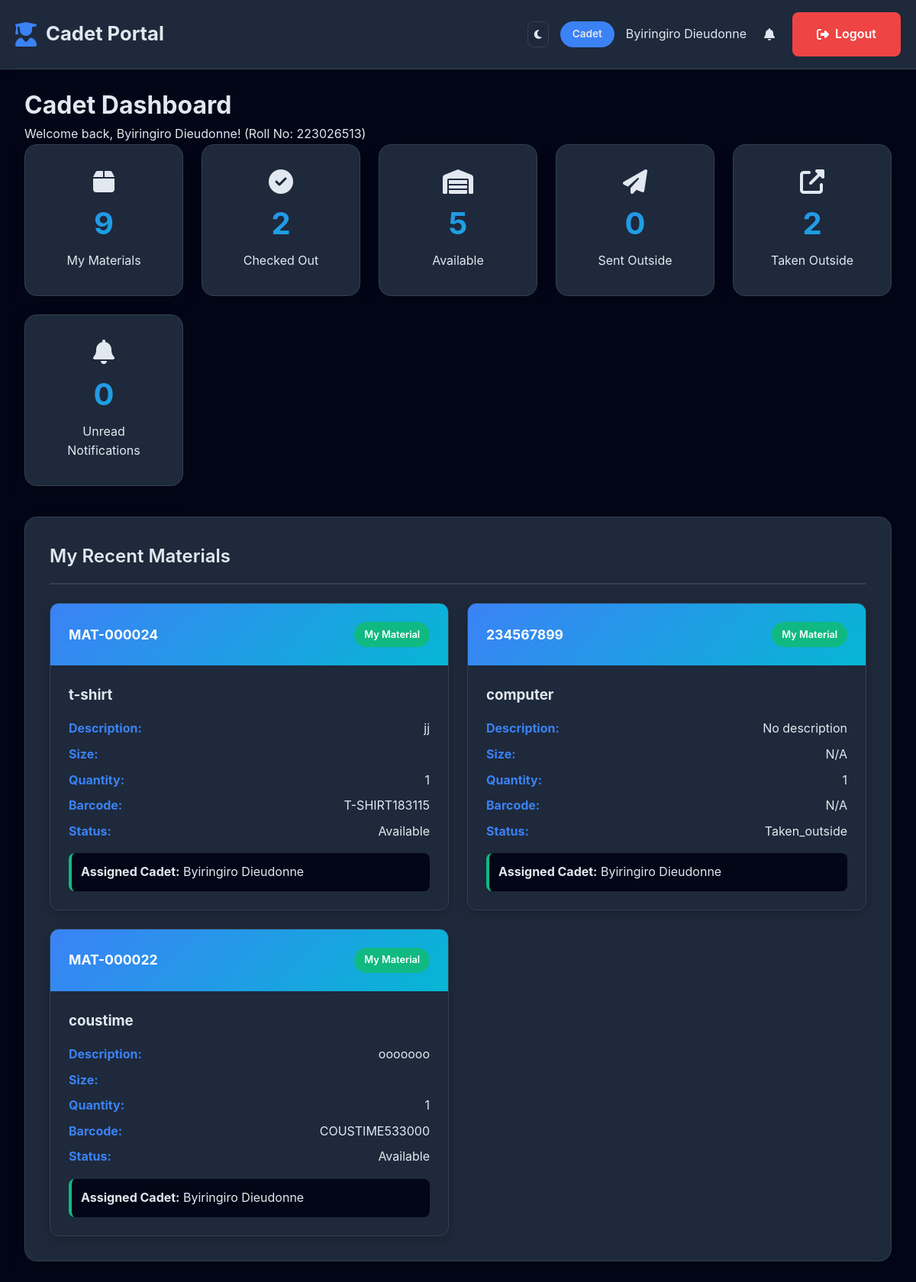
Page /materials/student-dashboard.php (signed in) on the committed database.
### tables this page shows
CREATE TABLE `cadet` (
  `fname` varchar(255) DEFAULT NULL,
  `lname` varchar(255) DEFAULT NULL,
  `email` varchar(255) DEFAULT NULL,
  `joindate` date DEFAULT NULL,
  `rollno` int(11) DEFAULT NULL,
  `company` varchar(255) DEFAULT NULL,
  `platoon` varchar(255) DEFAULT NULL,
  `gender` varchar(255) DEFAULT NULL,
  `number` varchar(255) DEFAULT NULL,
  `parentsname` varchar(255) DEFAULT NULL,
  `parentsno` varchar(255) DEFAULT NULL,
  `dateofbirth` date DEFAULT NULL,
  `bloodgrp` varchar(255) DEFAULT NULL,
  `address` varchar(255) DEFAULT NULL,
  `profile_image` varchar(255) DEFAULT NULL,
  `cadetid` int(11) NOT NULL,
  `intake_name` varchar(255) DEFAULT NULL,
  `stubackground` varchar(255) DEFAULT NULL,
  `rank` varchar(50) DEFAULT NULL,
  `country` varchar(50) DEFAULT NULL,
  `course_title` varchar(100) DEFAULT NULL,
  `course_id_no` int(11) DEFAULT NULL,
  `assessment_date` date DEFAULT NULL,
  `academicp` varchar(255) DEFAULT NULL,
  `physicalp` varchar(255) DEFAULT NULL,
  `pnotes` text DEFAULT NULL,
  `cnotes` text DEFAULT NULL,
  `onotes` text DEFAULT NULL,
  `password` varchar(255) NOT NULL
);

CREATE TABLE `materials` (
  `material_id` int(11) NOT NULL,
  `material_code` varchar(20) NOT NULL,
  `name` varchar(100) NOT NULL,
  `description` text DEFAULT NULL,
  `size` varchar(50) DEFAULT NULL,
  `quantity` int(11) DEFAULT 1,
  `barcode` varchar(100) DEFAULT NULL,
  `status` enum('available','checked_out','outside_institution','taken_outside') DEFAULT 'available',
  `location` varchar(100) DEFAULT NULL,
  `supplier_id` int(11) DEFAULT NULL,
  `supplier_name` varchar(255) DEFAULT NULL,
  `supplier_contact` varchar(20) DEFAULT NULL,
  `supplier_email` varchar(100) DEFAULT NULL,
  `registered_date` timestamp NOT NULL DEFAULT current_timestamp(),
  `registered_by` varchar(100) DEFAULT NULL,
  `registered_contact` varchar(100) DEFAULT NULL,
  `notes` text DEFAULT NULL,
  `telephone` varchar(15) DEFAULT NULL,
  `receiver_name` varchar(255) DEFAULT NULL,
  `category` varchar(255) DEFAULT NULL,
  `current_location` enum('in_stock','with_cadet','outside_institution') DEFAULT 'in_stock',
  `cadet_id` int(11) DEFAULT NULL,
  `sent_to_person` varchar(255) DEFAULT NULL,
  `sent_to_contact` varchar(20) DEFAULT NULL,
  `reason` varchar(100) DEFAULT NULL,
  `sent_date` date DEFAULT NULL,
  `taken_date` datetime DEFAULT NULL,
  `external_notes` text DEFAULT NULL,
  `checkout_date` datetime DEFAULT NULL
);

### materials/student-dashboard.php (the view, shortened to what this page needs)
<?php
$database = new Database();
$conn = $database->getConnection();
$cadet_id = $_SESSION['user_id'];
$stmt = $conn->prepare("SELECT * FROM cadet WHERE cadetid = ?");
$stmt->execute([$cadet_id]);
$cadet = $stmt->fetch(PDO::FETCH_ASSOC);
try {
    $unread_count_query = $conn->prepare("SELECT COUNT(*) as count FROM notification WHERE cadet_id = ? AND is_read = 0");
    $unread_count_query->execute([$cadet_id]);
    $unread_count = $unread_count_query->fetch(PDO::FETCH_ASSOC)['count'];
} catch (PDOException $e) {
    $unread_count = 0;
}
try {
    $assigned_stmt = $conn->prepare("
        SELECT m.*, c.fname, c.lname
        FROM materials m
        LEFT JOIN cadet c ON m.telephone = c.number
        WHERE m.telephone = ?
        ORDER BY m.registered_date DESC
    ");
    $assigned_stmt->execute([$cadet['number']]);
    $assigned_materials = $assigned_stmt->fetchAll(PDO::FETCH_ASSOC);
} catch (PDOException $e) {
    $assigned_materials = [];
}
try {
    $checked_out_stmt = $conn->prepare("
        SELECT m.*, c.fname, c.lname
        FROM materials m
        LEFT JOIN cadet c ON m.telephone = c.number
        WHERE m.status = 'checked_out' AND m.telephone = ?
        ORDER BY m.registered_date DESC
    ");
    $checked_out_stmt->execute([$cadet['number']]);
    $checked_out_materials = $checked_out_stmt->fetchAll(PDO::FETCH_ASSOC);
} catch (PDOException $e) {
    $checked_out_materials = [];
}
try {
    $available_stmt = $conn->prepare("
        SELECT m.*, c.fname, c.lname
        FROM materials m
        LEFT JOIN cadet c ON m.telephone = c.number
        WHERE m.status = 'available'
        AND m.telephone = ?
        ORDER BY m.registered_date DESC
    ");
    $available_stmt->execute([$cadet['number']]);
    $available_materials = $available_stmt->fetchAll(PDO::FETCH_ASSOC);
} catch (PDOException $e) {
    $available_materials = [];
}
try {
    $sent_outside_stmt = $conn->prepare("
        SELECT m.*, c.fname, c.lname
        FROM materials m
        LEFT JOIN cadet c ON m.telephone = c.number
        WHERE m.status = 'outside_institution'
        AND m.telephone = ?
        ORDER BY m.sent_date DESC
    ");
    $sent_outside_stmt->execute([$cadet['number']]);
    $sent_outside_materials = $sent_outside_stmt->fetchAll(PDO::FETCH_ASSOC);
} catch (PDOException $e) {
    $sent_outside_materials = [];
}
try {
    $taken_outside_stmt = $conn->prepare("
        SELECT m.*, c.fname, c.lname
        FROM materials m
        LEFT JOIN cadet c ON m.telephone = c.number
        WHERE m.status = 'taken_outside'
        AND m.telephone = ?
        ORDER BY m.taken_date DESC, m.sent_date DESC
    ");
    $taken_outside_stmt->execute([$cadet['number']]);
    $taken_outside_materials = $taken_outside_stmt->fetchAll(PDO::FETCH_ASSOC);
} catch (PDOException $e) {
    $taken_outside_materials = [];
}
$total_assigned = count($assigned_materials);
$total_checked_out = count($checked_out_materials);
$total_available = count($available_materials);
$total_sent_outside = count($sent_outside_materials);
$total_taken_outside = count($taken_outside_materials);
?>
<!DOCTYPE html>
<html lang="en">
<head>
    <link rel="stylesheet" href="https://cdnjs.cloudflare.com/ajax/libs/font-awesome/6.4.0/css/all.min.css">
</head>
<body>
    <header>
        <div class="header-content">
            <div class="logo">
                <i class="fas fa-user-graduate"></i>
                <span>Cadet Portal</span>
            </div>
            <div class="header-actions">
                <button class="theme-toggle" id="themeToggle">
                    <i class="fas fa-moon"></i>
                </button>
                <span class="user-role">Cadet</span>
                <span><?php echo htmlspecialchars($cadet['fname'] . ' ' . $cadet['lname']); ?></span>
                <div class="notification-wrapper">
                    <a href="#" class="notification-toggle" id="notificationToggle" style="color: var(--text-color); text-decoration: none; padding: 0.5rem; display: flex; align-items: center; gap: 8px;">
                        <i class="fas fa-bell"></i>
                    </a>
                </div>
                <a href="logout.php" class="btn btn-danger">
                    <i class="fas fa-sign-out-alt"></i> Logout
                </a>
            </div>
        </div>
    </header>
    <div class="main-container">
        <div class="content">
            <div class="page-content active" id="dashboard">
                <h1>Cadet Dashboard</h1>
                <p>Welcome back, <?php echo htmlspecialchars($cadet['fname'] . ' ' . $cadet['lname']); ?>! (Roll No: <?php echo htmlspecialchars($cadet['rollno']); ?>)</p>
                <div class="dashboard-cards">
                    <div class="stat-card">
                        <i class="fas fa-box fa-2x"></i>
                        <div class="stat"><?php echo $total_assigned; ?></div>
                        <p>My Materials</p>
                    </div>
                    <div class="stat-card">
                        <i class="fas fa-check-circle fa-2x"></i>
                        <div class="stat"><?php echo $total_checked_out; ?></div>
                        <p>Checked Out</p>
                    </div>
                    <div class="stat-card">
                        <i class="fas fa-warehouse fa-2x"></i>
                        <div class="stat"><?php echo $total_available; ?></div>
                        <p>Available</p>
                    </div>
                    <div class="stat-card">
                        <i class="fas fa-paper-plane fa-2x"></i>
                        <div class="stat"><?php echo $total_sent_outside; ?></div>
                        <p>Sent Outside</p>
                    </div>
                    <div class="stat-card">
                        <i class="fas fa-external-link-alt fa-2x"></i>
                        <div class="stat"><?php echo $total_taken_outside; ?></div>
                        <p>Taken Outside</p>
                    </div>
                    <div class="stat-card">
                        <i class="fas fa-bell fa-2x"></i>
                        <div class="stat"><?php echo $unread_count; ?></div>
                        <p>Unread Notifications</p>
                    </div>
                </div>
                <div class="card">
                    <div class="card-header">
                        <h2>My Recent Materials</h2>
                    </div>
                    <div class="card-body">
                        <?php if (!empty($assigned_materials)): ?>
                            <div class="material-grid">
                                <?php foreach (array_slice($assigned_materials, 0, 3) as $material): ?>
                                    <div class="material-card">
                                        <div class="material-header">
                                            <span class="material-id"><?php echo htmlspecialchars($material['material_code']); ?></span>
                                            <span class="badge badge-assigned">My Material</span>
                                        </div>
                                        <div class="material-body">
                                            <h3><?php echo htmlspecialchars($material['name']); ?></h3>
                                            <div class="material-details">
                                                <p><strong>Description:</strong> <?php echo htmlspecialchars($material['description'] ?: 'No description'); ?></p>
                                                <p><strong>Size:</strong> <?php echo htmlspecialchars($material['size'] ?? 'N/A'); ?></p>
                                                <p><strong>Quantity:</strong> <?php echo htmlspecialchars($material['quantity']); ?></p>
                                                <p><strong>Barcode:</strong> <?php echo htmlspecialchars($material['barcode'] ?? 'N/A'); ?></p>
                                                <p><strong>Status:</strong> <?php echo ucfirst($material['status']); ?></p>
                                            </div>
                                            <?php if ($material['fname']): ?>
                                                <div class="cadet-info">
                                                    <strong>Assigned Cadet:</strong> <?php echo htmlspecialchars($material['fname'] . ' ' . $material['lname']); ?>
                                                </div>
                                            <?php endif; ?>
                                        </div>
                                    </div>
                                <?php endforeach; ?>
                            </div>
                        <?php endif; ?>
                    </div>
                </div>
            </div>
        </div>
    </div>
</body>
</html>

### materials/student-dashboard.php (style rules this page uses)
:root { --primary: #3b82f6; --secondary: #1e40af; --success: #10b981; --warning: #f59e0b; --danger: #ef4444; --info: #06b6d4; --light: #f8fafc; --dark: #0f172a; --sidebar-width: 260px; --header-bg: #1e293b; --sidebar-bg: #0f172a; --sidebar-text: #e2e8f0; --content-bg: #020617; --card-bg: #1e293b; --text-color: #e2e8f0; --border-color: #334155; }
* { margin: 0; padding: 0; box-sizing: border-box; font-family: 'Inter', 'Segoe UI', Tahoma, Geneva, Verdana, sans-serif; }
body { background-color: var(--content-bg); color: var(--text-color); line-height: 1.6; transition: all 0.3s ease; }
header { background: var(--header-bg); color: var(--text-color); padding: 1rem 0; box-shadow: 0 4px 12px rgba(0,0,0,0.1); position: fixed; top: 0; left: 0; right: 0; z-index: 1000; border-bottom: 1px solid var(--border-color); }
.header-content { display: flex; justify-content: space-between; align-items: center; max-width: 1400px; margin: 0 auto; padding: 0 20px; }
.logo { font-size: 1.6rem; font-weight: 700; display: flex; align-items: center; gap: 12px; }
.logo i { font-size: 2rem; color: var(--primary); }
.header-actions { display: flex; align-items: center; gap: 15px; }
.user-role { background: var(--primary); padding: 0.4rem 1rem; border-radius: 25px; font-size: 0.85rem; font-weight: 600; }
.theme-toggle { background: var(--card-bg); border: 1px solid var(--border-color); color: var(--text-color); padding: 0.5rem; border-radius: 8px; cursor: pointer; transition: all 0.3s; }
.notification-wrapper { position: relative; }
.main-container { display: flex; margin-top: 80px; min-height: calc(100vh - 80px); }
.content { flex: 1; margin-left: var(--sidebar-width); padding: 2rem; background: var(--content-bg); min-height: calc(100vh - 80px); }
.page-content { display: none; animation: fadeInUp 0.5s ease; }
.page-content.active { display: block; }
.dashboard-cards { display: grid; grid-template-columns: repeat(auto-fit, minmax(240px, 1fr)); gap: 1.5rem; margin-bottom: 2.5rem; }
.stat-card { background: var(--card-bg); border-radius: 16px; padding: 2rem; box-shadow: 0 8px 25px rgba(0,0,0,0.2); transition: all 0.3s ease; text-align: center; border: 1px solid var(--border-color); }
.stat { font-size: 2.5rem; font-weight: 700; line-height: 1; margin: 1rem 0; background: linear-gradient(135deg, var(--primary), var(--info)); -webkit-background-clip: text; -webkit-text-fill-color: transparent; }
.card { background: var(--card-bg); border-radius: 16px; padding: 2rem; box-shadow: 0 8px 25px rgba(0,0,0,0.2); transition: all 0.3s ease; margin-bottom: 2rem; border: 1px solid var(--border-color); }
.card-header { display: flex; justify-content: space-between; align-items: center; margin-bottom: 1.5rem; padding-bottom: 1rem; border-bottom: 2px solid var(--border-color); }
.card-header h2 { color: var(--text-color); font-size: 1.5rem; font-weight: 600; }
.material-grid { display: grid; grid-template-columns: repeat(auto-fill, minmax(350px, 1fr)); gap: 1.5rem; }
.material-card { background: var(--card-bg); border-radius: 12px; overflow: hidden; box-shadow: 0 4px 15px rgba(0,0,0,0.2); transition: all 0.3s ease; border: 1px solid var(--border-color); }
.material-header { padding: 1.5rem; background: linear-gradient(135deg, var(--primary), var(--info)); color: white; display: flex; justify-content: space-between; align-items: center; }
.material-id { font-weight: bold; font-size: 1.1rem; }
.material-body { padding: 1.5rem; }
.material-details { margin: 1rem 0; }
.material-details p { margin: 0.5rem 0; display: flex; justify-content: space-between; }
.material-details strong { color: var(--primary); }
.cadet-info { background: var(--content-bg); padding: 0.75rem; border-radius: 8px; margin-top: 1rem; border-left: 4px solid var(--success); }
.badge { padding: 0.4rem 0.8rem; border-radius: 20px; font-size: 0.8rem; font-weight: 600; display: inline-block; }
.badge-assigned { background: #10b981; color: white; }
.btn { padding: 1rem 2rem; border: none; border-radius: 8px; cursor: pointer; font-weight: 600; transition: all 0.3s; display: inline-flex; align-items: center; gap: 8px; text-decoration: none; }
.btn-danger { background: var(--danger); color: white; }
@media (max-width: 1200px) { .content { margin-left: 0; } }
@media (max-width: 1200px) { .dashboard-cards { grid-template-columns: repeat(auto-fit, minmax(200px, 1fr)); } }

### rows in the picture
cadet: fname+lname "Byiringiro Dieudonne", rollno "223026513"
materials: material_code "MAT-000024", name "t-shirt", description "jj", quantity "1", barcode "T-SHIRT183115", status "Available", cadet.fname+lname "Byiringiro Dieudonne"
materials: material_code "234567899", name "computer", description "No description", size "N/A", quantity "1", barcode "N/A", status "Taken_outside", cadet.lname "Byiringiro Dieudonne"
materials: material_code "MAT-000022", name "coustime", description "ooooooo", quantity "1", barcode "COUSTIME533000", status "Available", cadet.fname+lname "Byiringiro Dieudonne"

### other values in the picture
$total_assigned "9"
$total_checked_out "2"
$total_available "5"
$total_sent_outside "0"
$total_taken_outside "2"
$unread_count "0"
